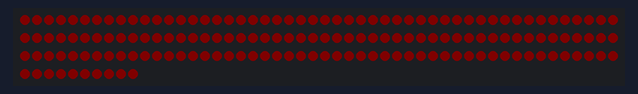
A sketch run on a simulated Arduino Uno, built with avr-gcc and run on an emulated ATmega328P. Parts: 160 RGB LEDs in strip order, left to right, continuing on the next row. Dim RGB values are drawn brighter than linear; what the sketch prints to the serial monitor is not drawn.

Above: at 0.6 s.

The sketch:

AllLeds.ino
```cpp
/**
 * Description: Program to turn off all 64 LEDs and then power just 32 LEDs
 * with white color at reduced brightness
 */

#include <FastLED.h>

// Define the LED strip configuration
#define NUM_GROUP 5
#define TOTAL_LEDS 32 * NUM_GROUP   // Total LEDs in the strip
#define ACTIVE_LEDS 32 * NUM_GROUP // Number of LEDs to actually power
#define LED_PIN 7      // Pin connected to the LED strip
#define BRIGHTNESS 5  // Reduced brightness level (0-255)

// Create the LED array for the full strip
CRGB leds[TOTAL_LEDS];

void setup() {
  // Initialize serial for debugging
  Serial.begin(9600);

  // Initialize the LED strip for all 64 LEDs
  FastLED.addLeds<WS2812B, LED_PIN, GRB>(leds, TOTAL_LEDS);
  FastLED.setBrightness(BRIGHTNESS);

  // First turn OFF all 64 LEDs
  fill_solid(leds, TOTAL_LEDS, CRGB::Black);
  FastLED.show();

  delay(500); // Brief pause so you can see they all turned off

  // Now turn ON just the specified 32 LEDs with white color
  fill_solid(leds, ACTIVE_LEDS, CRGB::Red);

  // Display the LEDs
  FastLED.show();

  Serial.println("Initialized: All 64 LEDs turned off, then 32 LEDs set to white");
}

void loop() {
  // Nothing to do here as we just want to keep the LEDs on
}
```
